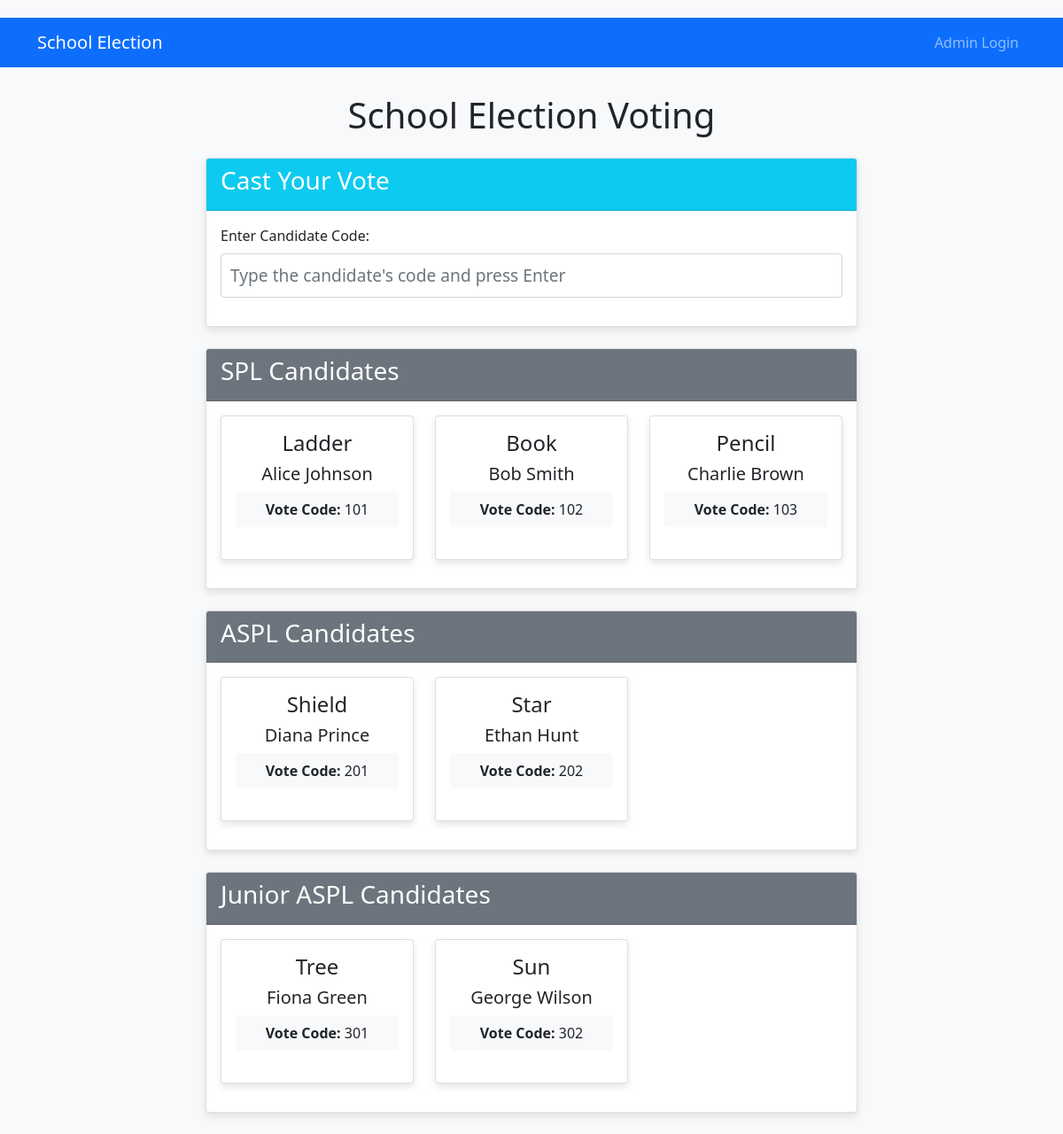
The app's page /election with its own data.
### app.py (models this page shows)
class Candidate(db.Model):
    id = db.Column(db.Integer, primary_key=True)
    name = db.Column(db.String(100), nullable=False)
    symbol = db.Column(db.String(100), nullable=False)
    position = db.Column(db.String(50), nullable=False)
    code = db.Column(db.String(20), unique=True, nullable=False)
    votes = db.Column(db.Integer, default=0)

### app.py (the view, shortened to what this page needs)
@app.route('/election', methods=['GET', 'POST'])
def election():
    positions = {}
    for c in Candidate.query.all():
        positions.setdefault(c.position, []).append(c)
    return render_template('election.html', positions=positions)

### templates/election.html
{% extends "layout.html" %}
{% block content %}
<div class="row">
    <div class="col-md-8 mx-auto">
        <h1 class="text-center mb-4">School Election Voting</h1>
        <div class="card mb-4">
            <div class="card-header bg-info text-white">
                <h3>Cast Your Vote</h3>
            </div>
            <div class="card-body">
                <form method="POST">
                    <div class="mb-3">
                        <label for="codeInput" class="form-label">Enter Candidate Code:</label>
                        <input type="text" class="form-control" id="codeInput" name="code"
                               placeholder="Type the candidate's code and press Enter" autocomplete="off" autofocus>
                    </div>
                </form>
            </div>
        </div>
        {% for position, candidates in positions.items() %}
        <div class="card mb-4">
            <div class="card-header bg-secondary text-white">
                <h3>{{ position }} Candidates</h3>
            </div>
            <div class="card-body">
                <div class="row">
                    {% for candidate in candidates %}
                    <div class="col-md-4 mb-3">
                        <div class="card h-100">
                            <div class="card-body text-center">
                                <h4 class="card-title">{{ candidate.symbol }}</h4>
                                <h5 class="card-text">{{ candidate.name }}</h5>
                                <div class="bg-light p-2 rounded mt-2">
                                    <strong>Vote Code:</strong> {{ candidate.code }}
                                </div>
                            </div>
                        </div>
                    </div>
                    {% endfor %}
                </div>
            </div>
        </div>
        {% endfor %}
    </div>
</div>
{% endblock %}

### templates/layout.html (shortened to what this page needs)
<!DOCTYPE html>
<html>
<head>
    <link href="https://cdn.jsdelivr.net/npm/bootstrap@5.1.3/dist/css/bootstrap.min.css" rel="stylesheet">
    <link rel="stylesheet" href="/static/style.css">
</head>
<body>
    <nav class="navbar navbar-expand-lg navbar-dark bg-primary">
        <div class="container">
            <a class="navbar-brand" href="/">School Election</a>
            <div class="navbar-nav">
                {% if session.admin_logged_in %}
                    <a class="nav-link" href="/admin">Admin</a>
                    <a class="nav-link" href="/logout">Logout</a>
                {% else %}
                    <a class="nav-link" href="/login">Admin Login</a>
                {% endif %}
            </div>
        </div>
    </nav>
    <div class="container mt-4">
        {% block content %}{% endblock %}
    </div>
</body>
</html>

### static/style.css (style rules this page uses)
body { background-color: #f8f9fa; padding-top: 20px; }
.card { box-shadow: 0 4px 8px rgba(0,0,0,0.1); margin-bottom: 20px; }
.card-header { font-weight: bold; }
.navbar { margin-bottom: 30px; }
#codeInput { font-size: 1.2rem; padding: 10px; }

### records on screen
Candidate: position "SPL", symbol "Ladder", name "Alice Johnson", code "101"
Candidate: symbol "Book", name "Bob Smith", code "102"
Candidate: symbol "Pencil", name "Charlie Brown", code "103"
Candidate: position "ASPL", symbol "Shield", name "Diana Prince", code "201"
Candidate: symbol "Star", name "Ethan Hunt", code "202"
Candidate: position "Junior ASPL", symbol "Tree", name "Fiona Green", code "301"
Candidate: symbol "Sun", name "George Wilson", code "302"
